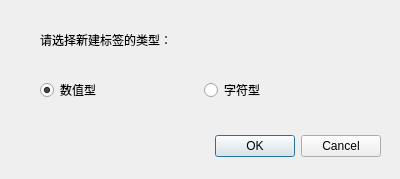
<?xml version="1.0" encoding="UTF-8"?>
<ui version="4.0">
 <class>ChooseNewTagType</class>
 <widget class="QDialog" name="ChooseNewTagType">
  <property name="geometry">
   <rect>
    <x>0</x>
    <y>0</y>
    <width>400</width>
    <height>179</height>
   </rect>
  </property>
  <property name="windowTitle">
   <string>新建标签</string>
  </property>
  <widget class="QDialogButtonBox" name="buttonBox">
   <property name="geometry">
    <rect>
     <x>40</x>
     <y>130</y>
     <width>341</width>
     <height>32</height>
    </rect>
   </property>
   <property name="orientation">
    <enum>Qt::Horizontal</enum>
   </property>
   <property name="standardButtons">
    <set>QDialogButtonBox::Cancel|QDialogButtonBox::Ok</set>
   </property>
  </widget>
  <widget class="QLabel" name="label">
   <property name="geometry">
    <rect>
     <x>40</x>
     <y>30</y>
     <width>181</width>
     <height>20</height>
    </rect>
   </property>
   <property name="text">
    <string>请选择新建标签的类型：</string>
   </property>
  </widget>
  <widget class="QWidget" name="horizontalLayoutWidget">
   <property name="geometry">
    <rect>
     <x>40</x>
     <y>70</y>
     <width>321</width>
     <height>41</height>
    </rect>
   </property>
   <layout class="QHBoxLayout" name="horizontalLayout">
    <item>
     <widget class="QRadioButton" name="numberRadio">
      <property name="text">
       <string>数值型</string>
      </property>
      <property name="checked">
       <bool>true</bool>
      </property>
     </widget>
    </item>
    <item>
     <widget class="QRadioButton" name="stringRadio">
      <property name="text">
       <string>字符型</string>
      </property>
     </widget>
    </item>
   </layout>
  </widget>
 </widget>
 <resources/>
 <connections>
  <connection>
   <sender>buttonBox</sender>
   <signal>accepted()</signal>
   <receiver>ChooseNewTagType</receiver>
   <slot>accept()</slot>
   <hints>
    <hint type="sourcelabel">
     <x>248</x>
     <y>254</y>
    </hint>
    <hint type="destinationlabel">
     <x>157</x>
     <y>274</y>
    </hint>
   </hints>
  </connection>
  <connection>
   <sender>buttonBox</sender>
   <signal>rejected()</signal>
   <receiver>ChooseNewTagType</receiver>
   <slot>reject()</slot>
   <hints>
    <hint type="sourcelabel">
     <x>316</x>
     <y>260</y>
    </hint>
    <hint type="destinationlabel">
     <x>286</x>
     <y>274</y>
    </hint>
   </hints>
  </connection>
 </connections>
</ui>
